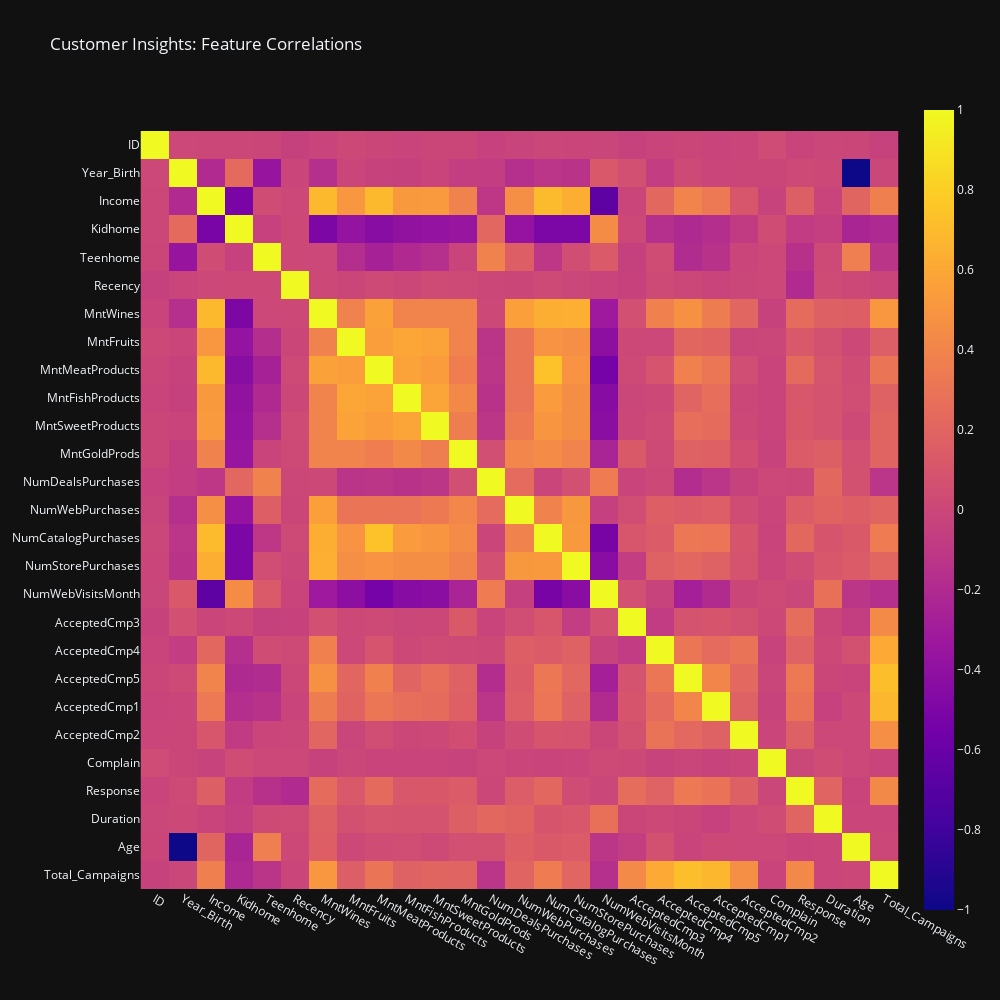

Notebook code for this chart:
### Markdown cell above
#### 3.3 Insights
- The majority of the customers did not purchase anything as a result of a campaign
- No more than 8% of the customer dataset accepted offers from a campaign.   
- Campaigns 3, 4 and 5 were similarily productive
- Campaign 2 was the least successful
  
#### 3.4 Customer Details Analysis

### Code cell
# Correlation of the data
numeric_columns = data.select_dtypes(include=['int64','float64']).columns
px.imshow(
    data[numeric_columns].corr(), 
    width=1000,
    height=1000,
    template='plotly_dark',
    title="Customer Insights: Feature Correlations"
)

### Figure 1 — Plotly figure (JSON) as saved in the notebook; plotly's stock layout.template omitted (floating-point values rounded to 4 significant figures; data arrays with more than 128 entries replaced by an {"elided": "..."} marker saying what was removed)
{"data": [{"coloraxis": "coloraxis", "hovertemplate": "x: %{x}<br>y: %{y}<br>color: %{z}<extra></extra>", "name": "0", "type": "heatmap", "x": ["ID", "Year_Birth", "Income", "Kidhome", "Teenhome", "Recency", "MntWines", "MntFruits", "MntMeatProducts", "MntFishProducts", "MntSweetProducts", "MntGoldProds", "NumDealsPurchases", "NumWebPurchases", "NumCatalogPurchases", "NumStorePurchases", "NumWebVisitsMonth", "AcceptedCmp3", "AcceptedCmp4", "AcceptedCmp5", "AcceptedCmp1", "AcceptedCmp2", "Complain", "Response", "Duration", "Age", "Total_Campaigns"], "xaxis": "x", "y": ["ID", "Year_Birth", "Income", "Kidhome", "Teenhome", "Recency", "MntWines", "MntFruits", "MntMeatProducts", "MntFishProducts", "MntSweetProducts", "MntGoldProds", "NumDealsPurchases", "NumWebPurchases", "NumCatalogPurchases", "NumStorePurchases", "NumWebVisitsMonth", "AcceptedCmp3", "AcceptedCmp4", "AcceptedCmp5", "AcceptedCmp1", "AcceptedCmp2", "Complain", "Response", "Duration", "Age", "Total_Campaigns"], "yaxis": "y", "z": {"elided": "27x27 float values"}}], "layout": {"coloraxis": {"colorscale": [[0, "#0d0887"], [0.1111, "#46039f"], [0.2222, "#7201a8"], [0.3333, "#9c179e"], [0.4444, "#bd3786"], [0.5556, "#d8576b"], [0.6667, "#ed7953"], [0.7778, "#fb9f3a"], [0.8889, "#fdca26"], [1, "#f0f921"]]}, "height": 1000, "title": {"text": "Customer Insights: Feature Correlations"}, "width": 1000, "xaxis": {"anchor": "y", "constrain": "domain", "domain": [0, 1], "scaleanchor": "y"}, "yaxis": {"anchor": "x", "autorange": "reversed", "constrain": "domain", "domain": [0, 1]}}}
